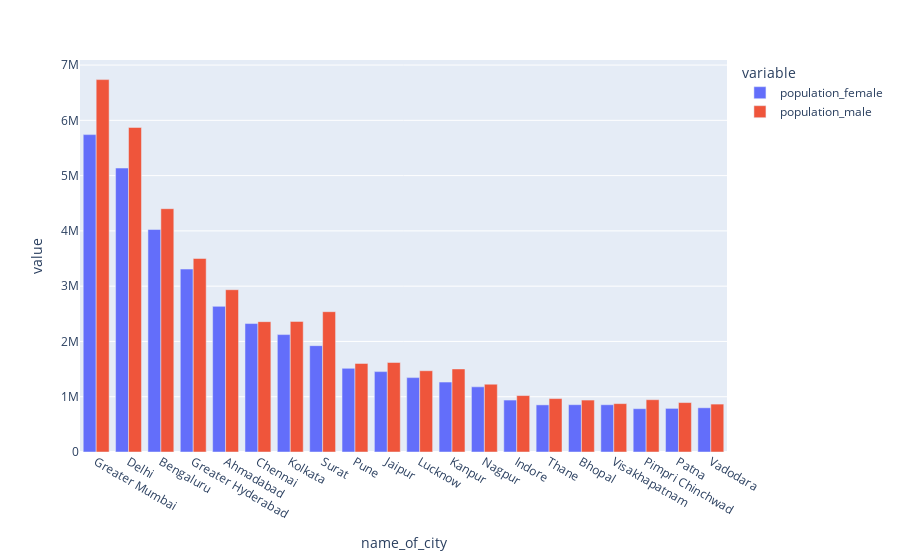

Write notebook code for a chart like this one.
### Markdown cell above
> in this problem we use bar chart  because the barplot is used to display the relationship between a numeric and a categorical variable

### Code cell
# creating list to choose columns i will use
group=['population_female','population_male']
# we use barplot because the barplot is used to display the relationship
#between a numeric and a categorical variable
fig = px.bar(top20, x="name_of_city",y=group, barmode="group")
fig.show()

### Figure 1 — Plotly figure (JSON) as saved in the notebook; plotly's stock layout.template omitted (floating-point values rounded to 4 significant figures)
{"data": [{"alignmentgroup": "True", "hovertemplate": "variable=population_female<br>name_of_city=%{x}<br>value=%{y}<extra></extra>", "legendgroup": "population_female", "marker": {"color": "#636efa", "pattern": {"shape": ""}}, "name": "population_female", "offsetgroup": "population_female", "orientation": "v", "showlegend": true, "textposition": "auto", "type": "bar", "x": ["Greater Mumbai ", "Delhi ", "Bengaluru", "Greater Hyderabad ", "Ahmadabad ", "Chennai ", "Kolkata ", "Surat ", "Pune ", "Jaipur ", "Lucknow ", "Kanpur ", "Nagpur ", "Indore ", "Thane ", "Bhopal ", "Visakhapatnam", "Pimpri Chinchwad ", "Patna ", "Vadodara "], "xaxis": "x", "y": [5741632, 5136473, 4024671, 3309168, 2634716, 2323454, 2124017, 1923759, 1513294, 1454070, 1345468, 1264661, 1178811, 939748, 852579, 856088, 855121, 783406, 789042, 800002], "yaxis": "y"}, {"alignmentgroup": "True", "hovertemplate": "variable=population_male<br>name_of_city=%{x}<br>value=%{y}<extra></extra>", "legendgroup": "population_male", "marker": {"color": "#EF553B", "pattern": {"shape": ""}}, "name": "population_male", "offsetgroup": "population_male", "orientation": "v", "showlegend": true, "textposition": "auto", "type": "bar", "x": ["Greater Mumbai ", "Delhi ", "Bengaluru", "Greater Hyderabad ", "Ahmadabad ", "Chennai ", "Kolkata ", "Surat ", "Pune ", "Jaipur ", "Lucknow ", "Kanpur ", "Nagpur ", "Indore ", "Thane ", "Bhopal ", "Visakhapatnam", "Pimpri Chinchwad ", "Patna ", "Vadodara "], "xaxis": "x", "y": [6736815, 5871362, 4401299, 3500802, 2935869, 2357633, 2362662, 2538243, 1602137, 1619280, 1470133, 1502370, 1226610, 1020883, 966293, 939560, 875199, 945953, 894158, 866701], "yaxis": "y"}], "layout": {"barmode": "group", "legend": {"title": {"text": "variable"}, "tracegroupgap": 0}, "margin": {"t": 60}, "xaxis": {"anchor": "y", "domain": [0, 1], "title": {"text": "name_of_city"}}, "yaxis": {"anchor": "x", "domain": [0, 1], "title": {"text": "value"}}}}
